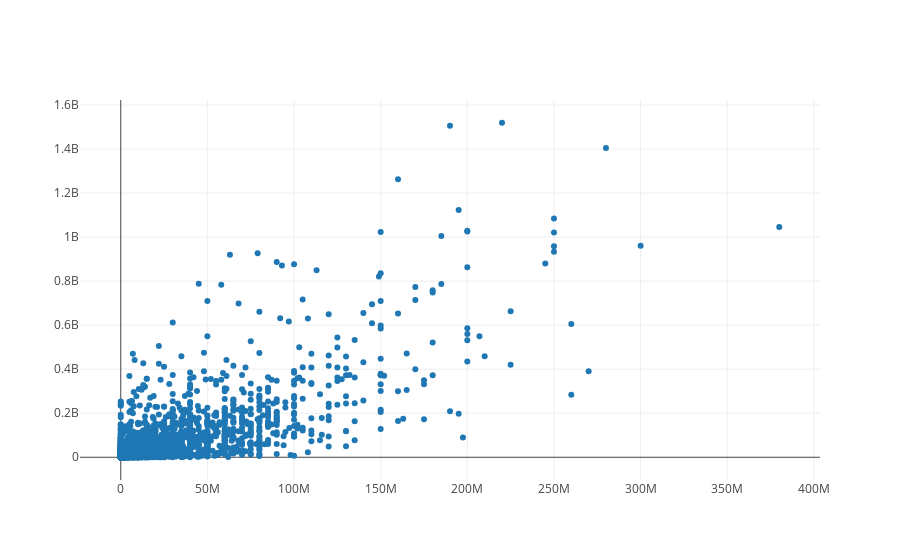

The code cell stored with this chart in its notebook:
### Markdown cell above
## EDA and Feature Engineering

### Code cell
## budget:
budget_plot_data = [go.Scatter(x=train_eda_data['budget'], y=train_eda_data['revenue'], mode='markers')]
layout = go.Layout(
    xaxis=dict(
        range=[0, 1e8]
    ),
    yaxis=dict(
        range=[0, 1e9]
    )
)
iplot(go.Figure(data = budget_plot_data))

### Figure 1 — Plotly figure (JSON) as saved in the notebook; plotly's stock layout.template omitted (floating-point values rounded to 4 significant figures; data arrays with more than 128 entries replaced by an {"elided": "..."} marker saying what was removed)
{"data": [{"mode": "markers", "type": "scatter", "uid": "6e9f0064-d938-483b-add5-cae69d165f05", "x": {"elided": "3000 int values"}, "y": {"elided": "3000 int values"}}], "layout": {}}
